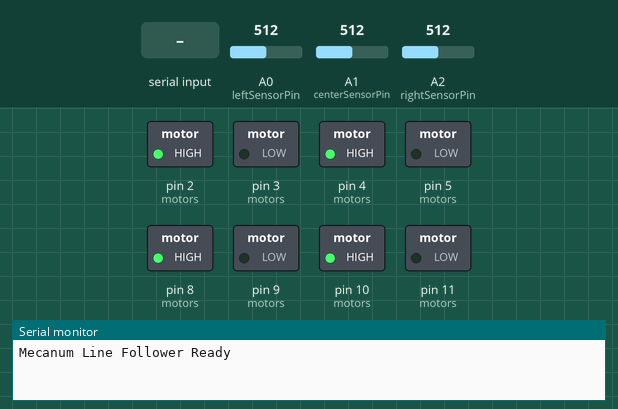
The sketch below on a simulated Arduino Uno, built with avr-gcc and run on an emulated ATmega328P. Parts: switched loads named in the sketch (green lamp = pin HIGH), the last lines printed to the serial monitor. Inputs (shaded band) come from the test bench; at power-on: A0 (leftSensorPin) = 512, A1 (centerSensorPin) = 512, A2 (rightSensorPin) = 512.

Above: at 1.2 s.
1.3 s: "forward\n" received over Serial
At 1.8 s:
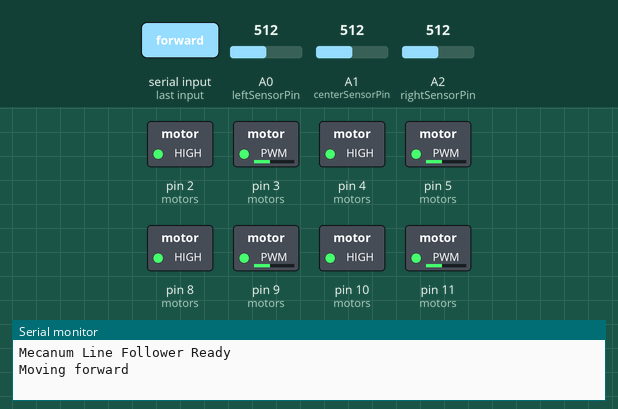
2.8 s: A0 (leftSensorPin) set to 601
4.3 s: A0 (leftSensorPin) set to 629
At 5.0 s:
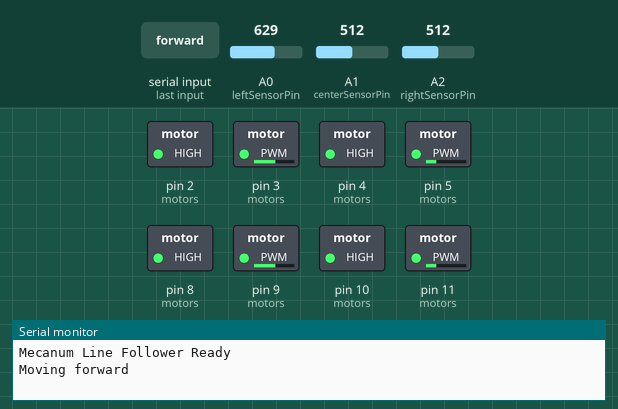
5.8 s: A1 (centerSensorPin) set to 306
At 7.0 s:
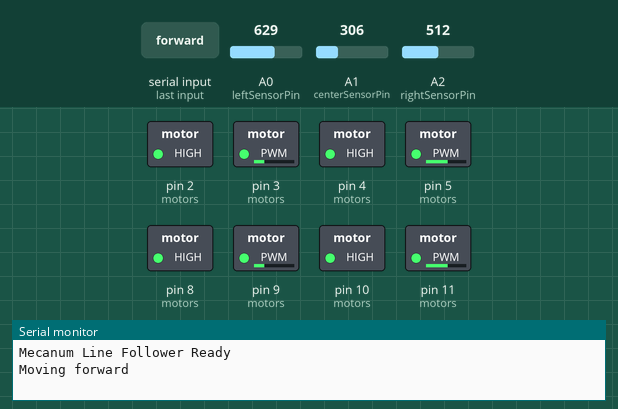
7.3 s: A2 (rightSensorPin) set to 245
At 8.4 s:
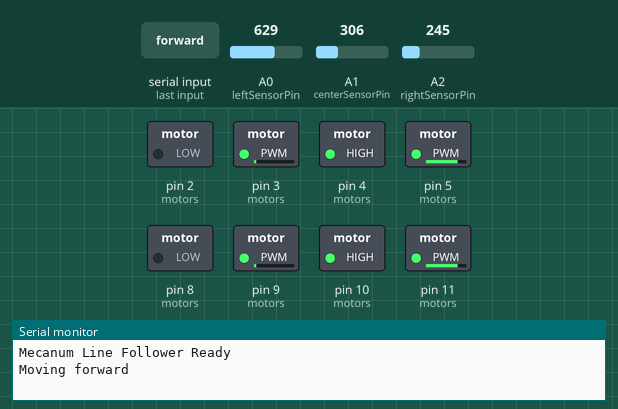
8.8 s: "backward\n" received over Serial
At 9.9 s:
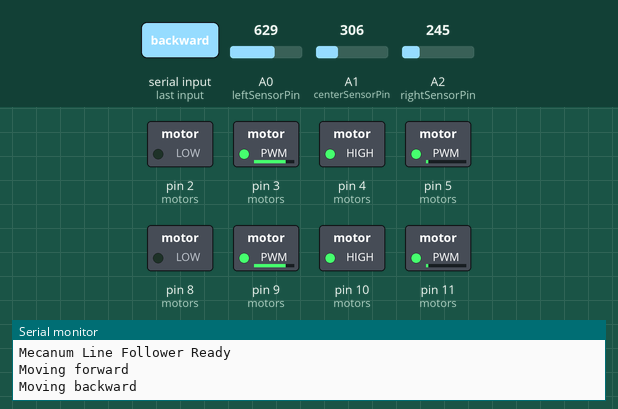
Timing chart, 0 to 11.3 s (numbered marks = the images above; inputs shaded):
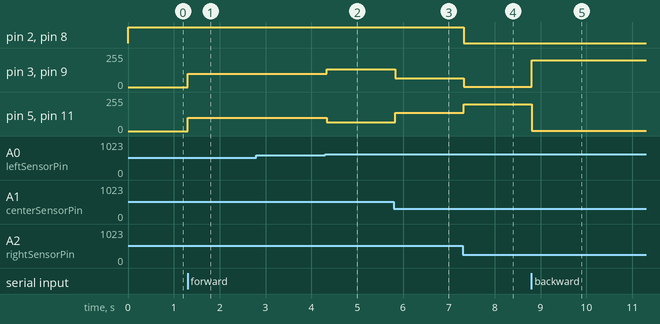

The sketch:

mecanum-line-follower-advanced.ino
```cpp
/*
 * mecanum-line-follower-advanced.ino
 * Version: 2.0
 *
 * Description: Advanced line follower for 4-wheel Mecanum robot using 3 IR sensors.
 * Features sensor filtering, command processing, and bi-directional control for
 * following lines in both forward and backward directions.
 *
 * Compatible with:
 *   - line-follower-controller.py
 *   - mecanum-line-controller.py
 *
 * Original description follows:
 */

/**
 * @file MecanumLineFollower.ino
 * @brief Arduino sketch for a Mecanum wheel robot to follow a line using PID control.
 * @details Controls four motors based on three analog sensors to follow a line forward or backward.
 *          Handles straight lines, curves, and sharp turns (e.g., 90 degrees).
 * @author Shival Gupta
 * @date 26-03-2025
 */

#include <Arduino.h>

// --- Constants ---
#define NUM_MOTORS 4          ///< Number of motors (4 for Mecanum setup)
#define PWM_MAX 255           ///< Maximum PWM value for motor speed
#define FILTER_SIZE 5         ///< Size of sensor smoothing filter
#define CMD_BUFFER_SIZE 64    ///< Serial command buffer size
#define LOOP_DELAY_MS 5       ///< Main loop delay in milliseconds
#define INTEGRAL_LIMIT 100    ///< Limit for PID integral term
#define UNIFORM_THRESHOLD 100 ///< Threshold for detecting uniform surface

// --- Motor Configuration ---
struct Motor {
  uint8_t dirPin; ///< Direction pin (HIGH = forward, LOW = reverse)
  uint8_t pwmPin; ///< PWM pin for speed control
};

/** Motor indices for easy reference */
enum MotorIndex {
  FRONT_LEFT = 0,
  FRONT_RIGHT,
  REAR_LEFT,
  REAR_RIGHT
};

/** Motor pin assignments */
Motor motors[NUM_MOTORS] = {
  {2, 3},  // Front Left
  {4, 5},  // Front Right
  {8, 9},  // Rear Left
  {10, 11} // Rear Right
};

// --- Sensor Pins ---
const int leftSensorPin = A0;   ///< Left sensor analog pin
const int centerSensorPin = A1; ///< Center sensor analog pin
const int rightSensorPin = A2;  ///< Right sensor analog pin

// --- PID Configuration ---
const float Kp = 1.0;         ///< Proportional gain
const float Ki = 0.0;         ///< Integral gain (disabled to prevent wind-up)
const float Kd = 0.5;         ///< Derivative gain for damping
const float SET_POINT = 500.0; ///< Desired line position (center, range 0-1000)
float previousError = 0.0;     ///< Previous error for derivative calculation
float integral = 0.0;          ///< Integral term for PID

// --- Speed and Direction ---
const int BASE_SPEED = 100; ///< Base speed for motors (adjustable, 0-255)
int direction = 0;          ///< Direction: 1 (forward), -1 (backward), 0 (stop)

// --- Sensor Smoothing ---
int leftValues[FILTER_SIZE] = {0};   ///< Buffer for left sensor readings
int centerValues[FILTER_SIZE] = {0}; ///< Buffer for center sensor readings
int rightValues[FILTER_SIZE] = {0};  ///< Buffer for right sensor readings
int filterIndex = 0;                 ///< Current index in filter buffer

// --- Serial Command Buffer ---
char cmdBuffer[CMD_BUFFER_SIZE]; ///< Buffer for incoming serial commands
int cmdIndex = 0;                ///< Current index in command buffer

// --- Function Prototypes ---
void setupMotors();
void readSensors(int& left, int& center, int& right);
float calculatePosition(int left, int center, int right);
void computePID(float position, float& correction);
void setMotorSpeeds(int leftSpeed, int rightSpeed);
void processSerialInput();
void handleCommand(const char* command);

/**
 * @brief Initializes the Arduino and motor pins.
 */
void setup() {
  setupMotors();
  Serial.begin(115200);
  while (!Serial) {
    ; // Wait for serial connection
  }
  Serial.println("Mecanum Line Follower Ready");
}

/**
 * @brief Main control loop for line following.
 */
void loop() {
  processSerialInput();

  if (direction == 0) {
    setMotorSpeeds(0, 0); // Stop all motors
  } else {
    // Read sensor values
    int left, center, right;
    readSensors(left, center, right);

    // Calculate line position
    float position = calculatePosition(left, center, right);

    // Compute PID correction
    float correction;
    computePID(position, correction);

    // Calculate motor speeds
    int leftSpeed = direction * BASE_SPEED + (int)correction;
    int rightSpeed = direction * BASE_SPEED - (int)correction;

    // Constrain speeds to PWM range
    leftSpeed = constrain(leftSpeed, -PWM_MAX, PWM_MAX);
    rightSpeed = constrain(rightSpeed, -PWM_MAX, PWM_MAX);

    // Apply speeds to motors
    setMotorSpeeds(leftSpeed, rightSpeed);
  }

  delay(LOOP_DELAY_MS);
}

/**
 * @brief Configures motor pins as outputs.
 */
void setupMotors() {
  for (int i = 0; i < NUM_MOTORS; i++) {
    pinMode(motors[i].dirPin, OUTPUT);
    pinMode(motors[i].pwmPin, OUTPUT);
    digitalWrite(motors[i].dirPin, HIGH); // Default to forward
    analogWrite(motors[i].pwmPin, 0);     // Start stopped
  }
}

/**
 * @brief Reads and smooths sensor values using a moving average filter.
 * @param[out] left Filtered left sensor value
 * @param[out] center Filtered center sensor value
 * @param[out] right Filtered right sensor value
 */
void readSensors(int& left, int& center, int& right) {
  int leftRaw = analogRead(leftSensorPin);
  int centerRaw = analogRead(centerSensorPin);
  int rightRaw = analogRead(rightSensorPin);

  leftValues[filterIndex] = leftRaw;
  centerValues[filterIndex] = centerRaw;
  rightValues[filterIndex] = rightRaw;
  filterIndex = (filterIndex + 1) % FILTER_SIZE;

  left = center = right = 0;
  for (int i = 0; i < FILTER_SIZE; i++) {
    left += leftValues[i];
    center += centerValues[i];
    right += rightValues[i];
  }
  left /= FILTER_SIZE;
  center /= FILTER_SIZE;
  right /= FILTER_SIZE;
}

/**
 * @brief Calculates the line position based on sensor readings.
 * @param left Left sensor value
 * @param center Center sensor value
 * @param right Right sensor value
 * @return float Line position (0-1000, 500 is center)
 */
float calculatePosition(int left, int center, int right) {
  int avgValue = (left + center + right) / 3;
  bool lineIsDarker = (avgValue < 512);

  int adjLeft = lineIsDarker ? (1023 - left) : left;
  int adjCenter = lineIsDarker ? (1023 - center) : center;
  int adjRight = lineIsDarker ? (1023 - right) : right;

  int minVal = min(adjLeft, min(adjCenter, adjRight));
  int maxVal = max(adjLeft, max(adjCenter, adjRight));
  if ((maxVal - minVal) < UNIFORM_THRESHOLD) {
    return SET_POINT; // Assume centered on uniform surface
  }

  long weightedSum = (long)adjLeft * 0 + (long)adjCenter * 500 + (long)adjRight * 1000;
  int sumValues = adjLeft + adjCenter + adjRight;
  return (sumValues != 0) ? (float)weightedSum / sumValues : SET_POINT;
}

/**
 * @brief Computes PID correction based on line position.
 * @param position Current line position
 * @param[out] correction Computed speed correction
 */
void computePID(float position, float& correction) {
  float error = SET_POINT - position;
  integral += error;
  integral = constrain(integral, -INTEGRAL_LIMIT, INTEGRAL_LIMIT);
  float derivative = error - previousError;

  correction = Kp * error + Ki * integral + Kd * derivative;
  previousError = error;
}

/**
 * @brief Sets motor speeds for all four motors.
 * @param leftSpeed Speed for left motors
 * @param rightSpeed Speed for right motors
 */
void setMotorSpeeds(int leftSpeed, int rightSpeed) {
  // Set direction pins based on speed direction
  digitalWrite(motors[FRONT_LEFT].dirPin, leftSpeed >= 0 ? HIGH : LOW);
  digitalWrite(motors[REAR_LEFT].dirPin, leftSpeed >= 0 ? HIGH : LOW);
  digitalWrite(motors[FRONT_RIGHT].dirPin, rightSpeed >= 0 ? HIGH : LOW);
  digitalWrite(motors[REAR_RIGHT].dirPin, rightSpeed >= 0 ? HIGH : LOW);

  // Set PWM values (always positive)
  analogWrite(motors[FRONT_LEFT].pwmPin, abs(leftSpeed));
  analogWrite(motors[REAR_LEFT].pwmPin, abs(leftSpeed));
  analogWrite(motors[FRONT_RIGHT].pwmPin, abs(rightSpeed));
  analogWrite(motors[REAR_RIGHT].pwmPin, abs(rightSpeed));
}

/**
 * @brief Processes incoming serial data for commands.
 */
void processSerialInput() {
  while (Serial.available() > 0) {
    char c = Serial.read();
    if (c == '\n' || c == '\r') {
      if (cmdIndex > 0) {
        cmdBuffer[cmdIndex] = '\0';
        handleCommand(cmdBuffer);
        cmdIndex = 0;
      }
    } else if (cmdIndex < CMD_BUFFER_SIZE - 1) {
      cmdBuffer[cmdIndex++] = c;
    }
  }
}

/**
 * @brief Handles parsed commands.
 * @param command The command string to handle
 */
void handleCommand(const char* command) {
  if (strcmp(command, "forward") == 0) {
    direction = 1;
    Serial.println("Moving forward");
  } else if (strcmp(command, "backward") == 0) {
    direction = -1;
    Serial.println("Moving backward");
  } else if (strcmp(command, "stop") == 0) {
    direction = 0;
    Serial.println("Stopped");
  } else {
    Serial.print("Unknown command: ");
    Serial.println(command);
  }
} 
```

Measured:
- after the input at 1.3 s, pin 3 (motors), pin 5 (motors), pin 9 (motors), pin 11 (motors): 0/255 → 100/255 at once
- after the input at 2.8 s, every drawn part: stays the same
- after the input at 4.3 s, pin 3 (motors), pin 9 (motors): 100/255 → 135/255 at once; pin 5 (motors), pin 11 (motors): 100/255 → 65/255 at once
- after the input at 5.8 s, pin 3 (motors), pin 9 (motors): 135/255 → 64/255 at once; pin 5 (motors), pin 11 (motors): 65/255 → 136/255 at once
- after the input at 7.3 s, pin 2 (motors), pin 8 (motors): HIGH → LOW at once; pin 3 (motors), pin 9 (motors): 64/255 → 1/255 at once; pin 5 (motors), pin 11 (motors): 136/255 → 201/255 at once
- after the input at 8.8 s, pin 3 (motors), pin 9 (motors): 1/255 → 201/255 at once; pin 5 (motors), pin 11 (motors): 201/255 → 1/255 at once
